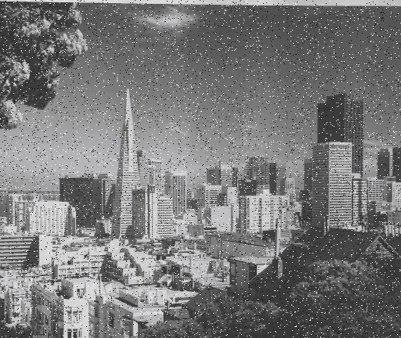
#> input picture open cv/photos/noise.jpg, 401 x 338 px
$ python lab3.py   (older library calls are emulated)
#> lines starting #> are read from the running program, lines starting #| are printed output that depends on the picture
# gaussian blur

import cv2
from matplotlib import pyplot as plt
import numpy as np
img1 = cv2.imread('./photos/noise.jpg' , 0)
#> img1: shape (338, 401); min 22, max 250, mean 120.6
img2 = cv2.cvtColor(img1, cv2.COLOR_BGR2RGB)
img3 = cv2.GaussianBlur(img1, (5,5), 0)
cv2.imshow("original" , img1)
cv2.imshow("gaussian ", img3)
cv2.waitKey(0)

# box filter
img1 = cv2.imread('./photos/noise.jpg' , 0)
img2 = cv2.cvtColor(img1, cv2.COLOR_BGR2RGB)
img3 = cv2.boxFilter(img1, -1, (5,5))
cv2.imshow("original" , img1)
cv2.imshow("box filter ", img3)

cv2.waitKey(0)
cv2.destroyAllWindows()

#median filter

import cv2

# Load the image in grayscale
img = cv2.imread('./photos/noise.jpg', 0)

# Apply the median filter with a specified kernel size (e.g., 5x5)
median_filtered = cv2.medianBlur(img, 5)

# Display the original and filtered images
cv2.imshow("Original Image", img)
cv2.imshow("Median Filtered Image", median_filtered)

cv2.waitKey(0)
cv2.destroyAllWindows()


#unsharpening masking
import cv2
import numpy as np
def unsharp_mask(image, val):
    laplacian = cv2.Laplacian(image, cv2.CV_64F)
    sharp = image - val * laplacian
    sharp[sharp > 255] = 255
    sharp[sharp < 0] = 0
    return sharp
cv2.waitKey(0)


img = cv2.imread('./photos/balls.jpg')
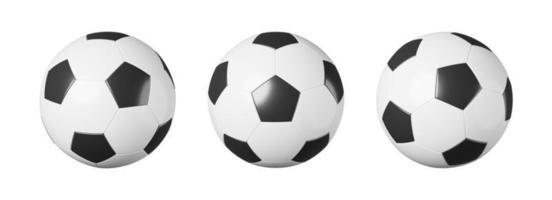
#> input picture open cv/photos/balls.jpg, 552 x 200 px
#> img is the input picture: shape (200, 552, 3); min 10, max 255, mean 223.8
sharp_img = np.zeros_like(img)
for i in range(3):
    sharp_img[:, :, i] = unsharp_mask(img[:, :, i], 1.3)
cv2.imshow("This is the sharpened img",sharp_img)
cv2.waitKey(0)
cv2.destroyAllWindows()


#sobel and laplacian for sharpening

img = cv2.imread('./photos/balls.jpg',cv2.IMREAD_GRAYSCALE)
#> img: shape (200, 552); min 10, max 255, mean 223.8
assert img is not None,"FIle not read"

laplacian=cv2.Laplacian(img,cv2.CV_64F)
sobelx = cv2.Sobel(img,cv2.CV_64F,1,0,ksize=5)
sobely = cv2.Sobel(img,cv2.CV_64F,0,1,ksize=5)
plt.subplot(2,2,1),plt.imshow(img,cmap = 'gray')
plt.title('Original'), plt.xticks([]), plt.yticks([])
plt.subplot(2,2,2),plt.imshow(laplacian,cmap = 'gray')
plt.title('Laplacian'), plt.xticks([]), plt.yticks([])
plt.subplot(2,2,3),plt.imshow(sobelx,cmap = 'gray')
plt.title('Sobel X'), plt.xticks([]), plt.yticks([])
plt.subplot(2,2,4),plt.imshow(sobely,cmap = 'gray')
plt.title('Sobel Y'), plt.xticks([]), plt.yticks([])
plt.show()
cv2.waitKey(0)


#gradient and phase angle of an image

image = cv2.imread('./photos/dog.jpg',0)
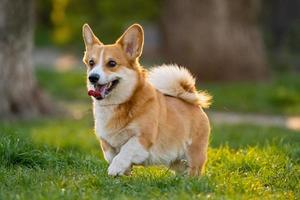
#> input picture open cv/photos/dog.jpg, 300 x 200 px
#> image: shape (200, 300); min 0, max 250, mean 104.6
Gaussian=cv2.GaussianBlur(image,(7,7),0)
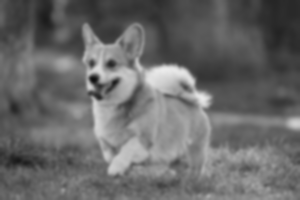
#> Gaussian: shape (200, 300); min 13, max 235, mean 104.6
Sobely=cv2.Sobel(Gaussian,cv2.CV_64F,0,1,5)
Sobelx=cv2.Sobel(Gaussian,cv2.CV_64F,1,0,5)
Sobelxy=cv2.Sobel(Gaussian,cv2.CV_64F,1,1,5)
laplace=cv2.Laplacian(Gaussian,cv2.CV_64F)
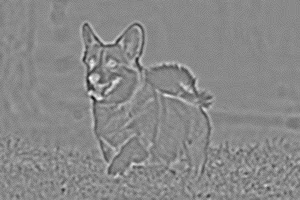
#> laplace: shape (200, 300) float64; min -36, max 31, mean 0; drawn with min black and max white
sobel=np.hypot(Sobelx,Sobely)
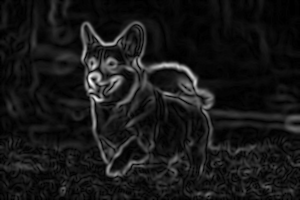
#> sobel: shape (200, 300) float64; min 0, max 356.8, mean 32.9; drawn with min black and max white
phase=cv2.phase(Sobelx,Sobely)
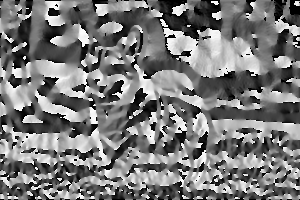
#> phase: shape (200, 300) float64; min 0, max 6.28, mean 3; drawn with min black and max white
(fig, axs) = plt.subplots(nrows=1, ncols=3, figsize=(3, 3))
axs[0].imshow(cv2.cvtColor(image,cv2.COLOR_BGR2RGB))
axs[0].set_title('Original IMAGE')
axs[1].imshow(sobel,cmap="gist_gray")
axs[1].set_title('Gradient')
axs[2].imshow(phase,cmap="gist_gray")
axs[2].set_title('Phase')
plt.show()
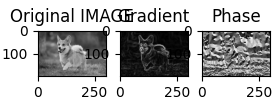
#> figure drawn by matplotlib, 3 panels
cv2.waitKey(0)
